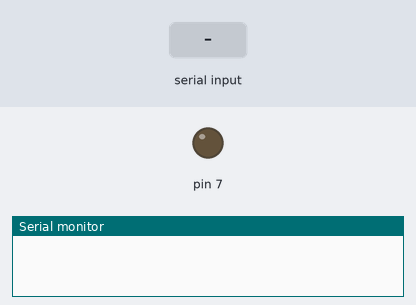
The sketch below on a simulated Arduino Mega 2560, built with avr-gcc and run on an emulated ATmega2560. On the bench: output pins drawn as LEDs (lit = HIGH), the last lines printed to the serial monitor. Inputs (shaded band) come from the test bench.

Above: at 1.2 s.
1.3 s: "N" received over the second serial link
At 1.8 s:
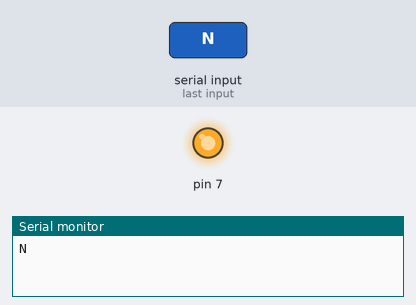
5.8 s: "F" received over the second serial link
At 6.4 s:
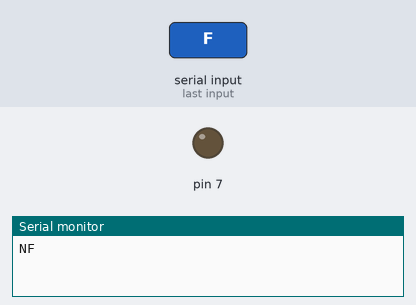
Timing chart, 0 to 8.3 s (numbered marks = the images above; inputs shaded):
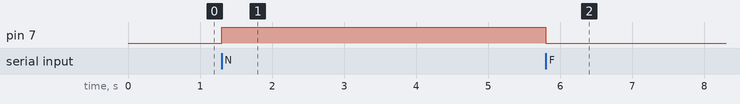

The sketch:

bluetooth-hm-10.ino
```cpp
char appData;
String inData = "";

void setup() {
  Serial.begin(9600);
  Serial1.begin(9600);
  pinMode(7, OUTPUT);
}

void loop() {
  char c;
  if (Serial.available()) {
    c = Serial.read();
    Serial1.print(c);
    Serial.print(c);
  }
  if (Serial1.available()) {
    appData = Serial1.read();
    inData = String(appData);  // save the data in string format

    if (inData == "N")
      {
        digitalWrite(7, HIGH);
      }
    else if (inData == "F")
      {
        digitalWrite(7, LOW);
      }
    Serial.print(inData);
  }
}
```

Measured:
- after the input at 1.3 s, pin 7: LOW → HIGH at once
- after the input at 5.8 s, pin 7: HIGH → LOW at once
